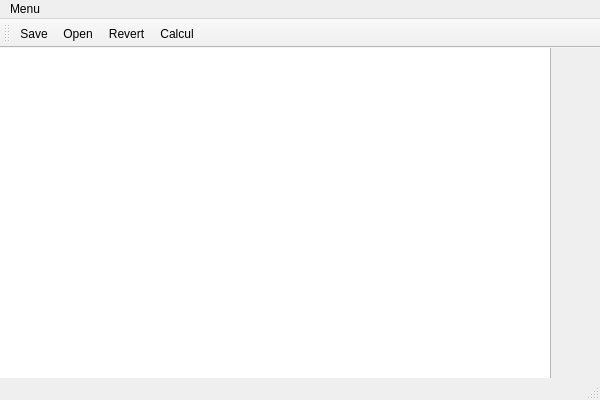
<?xml version="1.0" encoding="UTF-8"?>
<ui version="4.0">
 <class>MainWindow</class>
 <widget class="QMainWindow" name="MainWindow">
  <property name="geometry">
   <rect>
    <x>0</x>
    <y>0</y>
    <width>600</width>
    <height>400</height>
   </rect>
  </property>
  <property name="windowTitle">
   <string>MainWindow</string>
  </property>
  <widget class="QWidget" name="centralWidget">
   <widget class="QTextBrowser" name="textBrowser">
    <property name="geometry">
     <rect>
      <x>-10</x>
      <y>-10</y>
      <width>561</width>
      <height>351</height>
     </rect>
    </property>
   </widget>
  </widget>
  <widget class="QMenuBar" name="menuBar">
   <property name="geometry">
    <rect>
     <x>0</x>
     <y>0</y>
     <width>600</width>
     <height>23</height>
    </rect>
   </property>
   <widget class="QMenu" name="menuMenu">
    <property name="title">
     <string>Menu</string>
    </property>
    <addaction name="actionSave_2"/>
    <addaction name="actionOpen_2"/>
    <addaction name="actionRevert_2"/>
    <addaction name="actionCalcul_2"/>
   </widget>
   <addaction name="menuMenu"/>
  </widget>
  <widget class="QToolBar" name="mainToolBar">
   <attribute name="toolBarArea">
    <enum>TopToolBarArea</enum>
   </attribute>
   <attribute name="toolBarBreak">
    <bool>false</bool>
   </attribute>
   <addaction name="actionSave_2"/>
   <addaction name="actionOpen_2"/>
   <addaction name="actionRevert_2"/>
   <addaction name="actionCalcul_2"/>
  </widget>
  <widget class="QStatusBar" name="myStatusBar">
   <property name="enabled">
    <bool>true</bool>
   </property>
  </widget>
  <action name="actionSave_2">
   <property name="text">
    <string>Save</string>
   </property>
  </action>
  <action name="actionOpen_2">
   <property name="text">
    <string>Open</string>
   </property>
  </action>
  <action name="actionRevert_2">
   <property name="text">
    <string>Revert</string>
   </property>
  </action>
  <action name="actionCalcul_2">
   <property name="text">
    <string>Calcul</string>
   </property>
  </action>
 </widget>
 <layoutdefault spacing="6" margin="11"/>
 <resources/>
 <connections/>
</ui>
